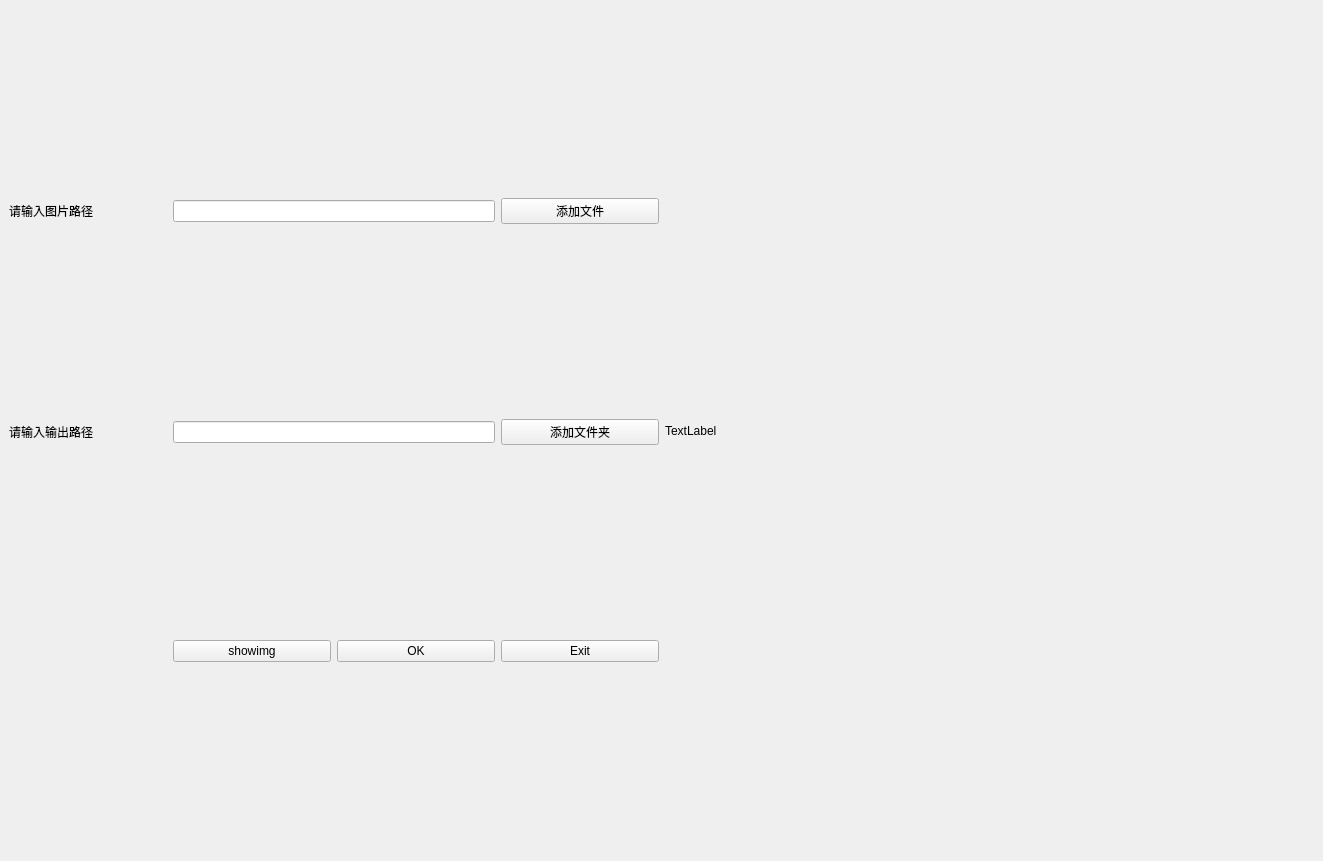
<?xml version="1.0" encoding="UTF-8"?>
<ui version="4.0">
 <class>MainWindow</class>
 <widget class="QMainWindow" name="MainWindow">
  <property name="geometry">
   <rect>
    <x>0</x>
    <y>0</y>
    <width>1323</width>
    <height>861</height>
   </rect>
  </property>
  <property name="sizePolicy">
   <sizepolicy hsizetype="Preferred" vsizetype="Preferred">
    <horstretch>0</horstretch>
    <verstretch>0</verstretch>
   </sizepolicy>
  </property>
  <property name="windowTitle">
   <string>DespensingQualityInspector</string>
  </property>
  <property name="iconSize">
   <size>
    <width>24</width>
    <height>24</height>
   </size>
  </property>
  <widget class="QWidget" name="centralwidget">
   <layout class="QHBoxLayout" name="horizontalLayout">
    <item>
     <layout class="QGridLayout" name="gridLayout">
      <item row="1" column="3">
       <widget class="QPushButton" name="adddirbutton">
        <property name="text">
         <string>添加文件夹</string>
        </property>
       </widget>
      </item>
      <item row="2" column="3">
       <widget class="QPushButton" name="Cancel">
        <property name="text">
         <string>Exit</string>
        </property>
       </widget>
      </item>
      <item row="0" column="3">
       <widget class="QPushButton" name="addimgbutton">
        <property name="text">
         <string>添加文件</string>
        </property>
       </widget>
      </item>
      <item row="1" column="0">
       <widget class="QLabel" name="label_output">
        <property name="text">
         <string>请输入输出路径</string>
        </property>
       </widget>
      </item>
      <item row="0" column="0">
       <widget class="QLabel" name="label_pic">
        <property name="text">
         <string>请输入图片路径</string>
        </property>
       </widget>
      </item>
      <item row="2" column="0">
       <widget class="QLabel" name="label_wait">
        <property name="font">
         <font>
          <weight>75</weight>
          <bold>true</bold>
         </font>
        </property>
        <property name="text">
         <string/>
        </property>
       </widget>
      </item>
      <item row="2" column="2">
       <widget class="QPushButton" name="OK">
        <property name="text">
         <string>OK</string>
        </property>
       </widget>
      </item>
      <item row="1" column="1" colspan="2">
       <widget class="QLineEdit" name="outputdir">
        <property name="text">
         <string/>
        </property>
       </widget>
      </item>
      <item row="0" column="1" colspan="2">
       <widget class="QLineEdit" name="picdir"/>
      </item>
      <item row="2" column="1">
       <widget class="QPushButton" name="showimg">
        <property name="text">
         <string>showimg</string>
        </property>
       </widget>
      </item>
     </layout>
    </item>
    <item>
     <widget class="QLabel" name="imgviewer">
      <property name="sizePolicy">
       <sizepolicy hsizetype="Preferred" vsizetype="Preferred">
        <horstretch>0</horstretch>
        <verstretch>0</verstretch>
       </sizepolicy>
      </property>
      <property name="maximumSize">
       <size>
        <width>1000</width>
        <height>16777215</height>
       </size>
      </property>
      <property name="text">
       <string>TextLabel</string>
      </property>
      <property name="scaledContents">
       <bool>true</bool>
      </property>
     </widget>
    </item>
   </layout>
  </widget>
 </widget>
 <tabstops>
  <tabstop>picdir</tabstop>
  <tabstop>addimgbutton</tabstop>
  <tabstop>outputdir</tabstop>
  <tabstop>adddirbutton</tabstop>
  <tabstop>Cancel</tabstop>
 </tabstops>
 <resources/>
 <connections>
  <connection>
   <sender>Cancel</sender>
   <signal>clicked()</signal>
   <receiver>MainWindow</receiver>
   <slot>close()</slot>
   <hints>
    <hint type="sourcelabel">
     <x>661</x>
     <y>693</y>
    </hint>
    <hint type="destinationlabel">
     <x>1042</x>
     <y>750</y>
    </hint>
   </hints>
  </connection>
 </connections>
 <slots>
  <slot>slot1()</slot>
 </slots>
</ui>
